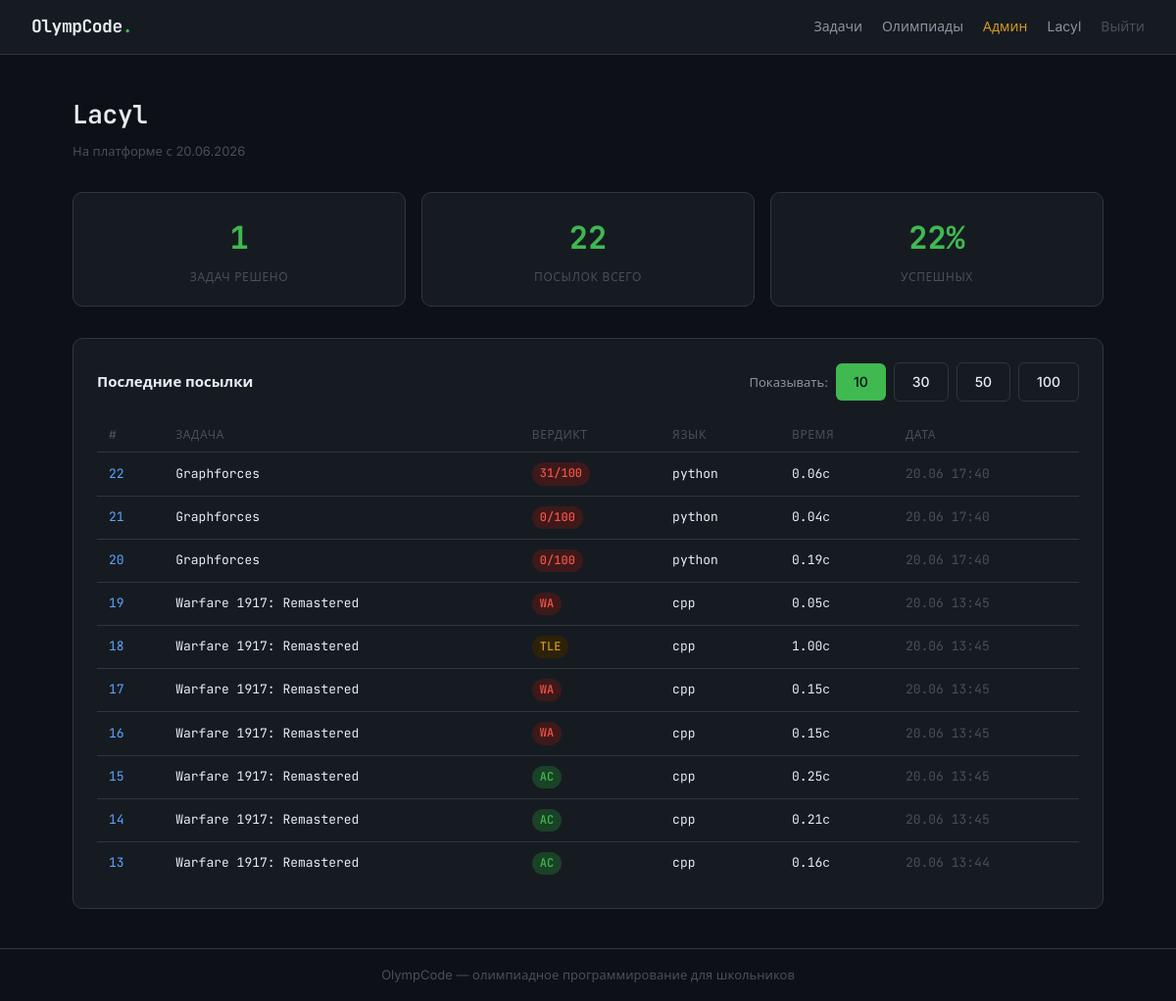
Page /profile/ (signed in) on the earlier database version.
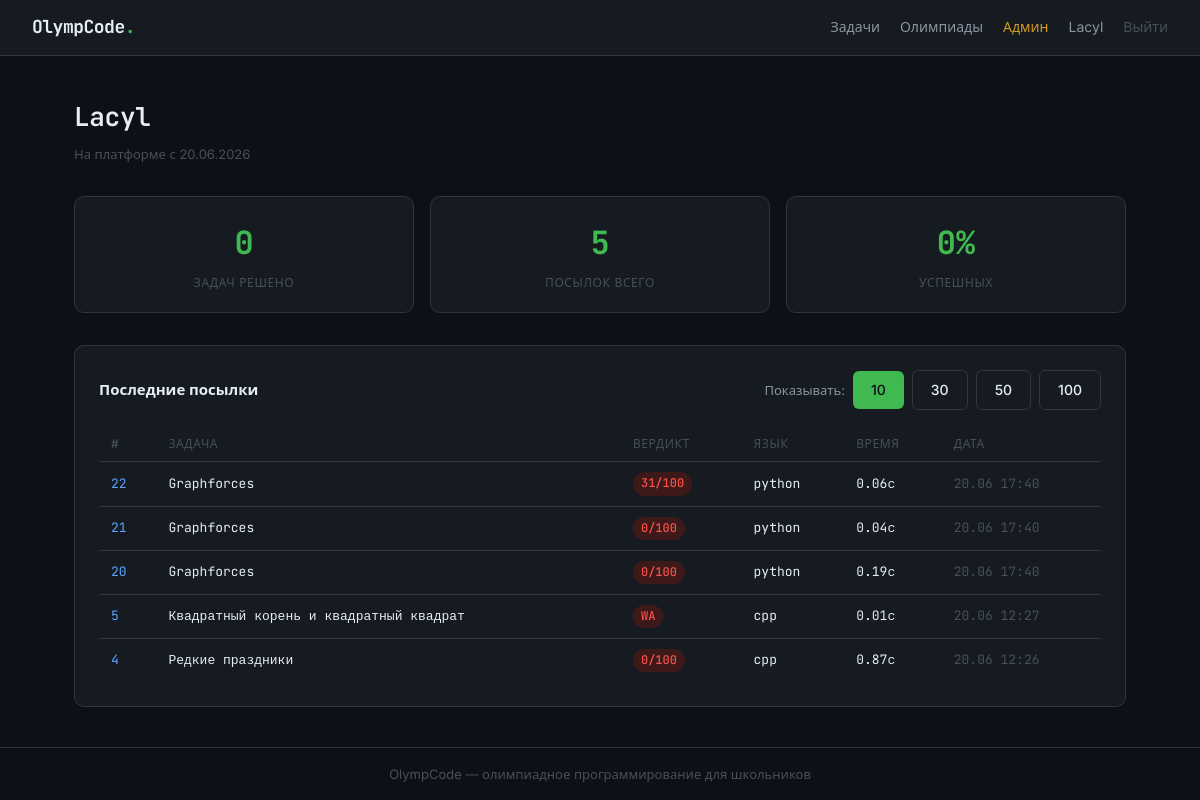
Same page on the later database version.
### models.py (models this page shows)
class Submission(Base):
    __tablename__ = "submissions"
    id:                     Mapped[int]          = mapped_column(Integer, primary_key=True)
    user_id:                Mapped[int]          = mapped_column(ForeignKey("users.id"))
    task_id:                Mapped[int]          = mapped_column(ForeignKey("tasks.id"))
    task_submission_number: Mapped[int]          = mapped_column(Integer, default=1)
    code:                   Mapped[str]          = mapped_column(Text)
    language:               Mapped[str]          = mapped_column(String(16), default="cpp")
    verdict:                Mapped[Verdict]      = mapped_column(SAEnum(Verdict), default=Verdict.PENDING)
    failed_test:            Mapped[int | None]   = mapped_column(Integer, nullable=True)
    error_output:           Mapped[str | None]   = mapped_column(Text, nullable=True)
    execution_time:         Mapped[float | None] = mapped_column(Float, nullable=True)
    score:                  Mapped[float | None] = mapped_column(Float, nullable=True)
    ai_hint:                Mapped[str | None]   = mapped_column(Text, nullable=True)
    submitted_at:           Mapped[datetime]     = mapped_column(DateTime, default=datetime.now)
    user:         Mapped["User"]             = relationship(back_populates="submissions")
    task:         Mapped["Task"]             = relationship(back_populates="submissions")
    test_results: Mapped[list["TestResult"]] = relationship(back_populates="submission")

class Task(Base):
    __tablename__ = "tasks"
    id:             Mapped[int]          = mapped_column(Integer, primary_key=True)
    topic_id:       Mapped[int | None]   = mapped_column(ForeignKey("topics.id"), nullable=True)
    order_in_topic: Mapped[int]          = mapped_column(Integer, default=1)
    title:          Mapped[str]          = mapped_column(String(256))
    statement_md:   Mapped[str | None]   = mapped_column(Text, nullable=True)
    statement_html: Mapped[str | None]   = mapped_column(Text, nullable=True)
    time_limit:     Mapped[float]        = mapped_column(Float, default=1.0)
    memory_limit:   Mapped[int]          = mapped_column(Integer, default=256)
    tests_path:     Mapped[str]          = mapped_column(String(512))
    checker_path:   Mapped[str]          = mapped_column(String(512))
    scoring_type:     Mapped[ScoringType]  = mapped_column(SAEnum(ScoringType), default=ScoringType.ICPC)
    max_score:        Mapped[float]        = mapped_column(Float, default=0.0)
    test_scores_json: Mapped[str | None]   = mapped_column(Text, nullable=True)  # JSON список баллов за каждый тест
    is_output_only:   Mapped[bool]         = mapped_column(Boolean, default=False)  # MOSH: участник сдаёт готовый файл-ответ, а не код
    is_interactive:    Mapped[bool]        = mapped_column(Boolean, default=False)  # Polygon: есть interactor, программа общается с ним в реальном времени
    interactor_path:   Mapped[str | None]  = mapped_column(String(512), nullable=True)  # путь к скомпилированному interactor (для отладки, судья пока не запускает)
    topic:         Mapped["Topic | None"]      = relationship(back_populates="tasks")
    submissions:   Mapped[list["Submission"]]  = relationship(back_populates="task")
    subtasks:      Mapped[list["Subtask"]]     = relationship(back_populates="task")
    contest_tasks: Mapped[list["ContestTask"]] = relationship(back_populates="task")

### routers/profile.py (the view)
@router.get("/")
async def profile(request: Request, limit: int = 10, db: Session = Depends(get_db)):
    user = get_current_user(request, db)
    if not user:
        return RedirectResponse("/auth/login", status_code=302)
    total_submissions = db.query(Submission).filter_by(user_id=user.id).count()
    solved_icpc = db.query(Submission.task_id).join(Task).filter(
        Submission.user_id == user.id,
        Task.scoring_type == ScoringType.ICPC,
        Submission.verdict == Verdict.AC
    ).distinct()
    solved_ioi = db.query(Submission.task_id).join(Task).filter(
        Submission.user_id == user.id,
        Task.scoring_type.in_([ScoringType.IOI_SUM, ScoringType.IOI_GROUPS]),
        Submission.score >= Task.max_score,
        Task.max_score > 0
    ).distinct()
    tasks_solved = solved_icpc.union(solved_ioi).count()
    accepted_icpc = db.query(Submission).join(Task).filter(
        Submission.user_id == user.id,
        Task.scoring_type == ScoringType.ICPC,
        Submission.verdict == Verdict.AC
    ).count()
    accepted_ioi = db.query(Submission).join(Task).filter(
        Submission.user_id == user.id,
        Task.scoring_type.in_([ScoringType.IOI_SUM, ScoringType.IOI_GROUPS]),
        Submission.score >= Task.max_score
    ).count()
    accepted_total = accepted_icpc + accepted_ioi
    stats = {
        "total":        total_submissions,
        "accepted":     accepted_total,
        "tasks_solved": tasks_solved,
    }
    submissions = (
        db.query(Submission)
        .filter_by(user_id=user.id)
        .order_by(Submission.submitted_at.desc())
        .limit(limit)
        .all()
    )
    return templates.TemplateResponse("profile/index.html", {
        "request":       request,
        "user":          user,
        "submissions":   submissions,
        "stats":         stats,
        "current_limit": limit,
    })

### templates/profile/index.html (shortened to what this page needs)
{% extends "base.html" %}
{% block content %}
<div class="page-header">
  <h1 style="font-family:var(--mono)">{{ user.username }}</h1>
  <p style="color:var(--text-3); font-size:13px">
    На платформе с {{ user.created_at.strftime('%d.%m.%Y') }}
  </p>
</div>
<div class="stats-row">
  <div class="stat-card">
    <div class="stat-card__value">{{ stats.tasks_solved }}</div>
    <div class="stat-card__label">Задач решено</div>
  </div>
  <div class="stat-card">
    <div class="stat-card__value">{{ stats.total }}</div>
    <div class="stat-card__label">Посылок всего</div>
  </div>
  <div class="stat-card">
    <div class="stat-card__value">
      {% if stats.total > 0 %}
        {{ ((stats.accepted / stats.total) * 100) | int }}%
      {% else %}
        —
      {% endif %}
    </div>
    <div class="stat-card__label">Успешных</div>
  </div>
</div>
<div class="card">
  <div style="display: flex; justify-content: space-between; align-items: center; margin-bottom: 16px; flex-wrap: wrap; gap: 10px;">
    <h2 style="font-size:15px; font-weight:600; margin: 0;">Последние посылки</h2>
    <div class="limit-selector" style="display: flex; gap: 8px; align-items: center;">
      <span style="font-size: 13px; color: var(--text-2);">Показывать:</span>
      {% for count in [10, 30, 50, 100] %}
        <a href="/profile?limit={{ count }}"
           class="btn {% if current_limit == count %}btn--primary{% else %}btn--outline{% endif %} btn--small">
           {{ count }}
        </a>
      {% endfor %}
    </div>
  </div>
  {% if submissions %}
  <table class="submissions-table">
    <thead>
      <tr>
        <th>#</th>
        <th>Задача</th>
        <th>Вердикт</th>
        <th>Язык</th>
        <th>Время</th>
        <th>Дата</th>
      </tr>
    </thead>
    <tbody>
      {% for s in submissions %}
      <tr>
        <td><a href="/submissions/{{ s.id }}" style="color:var(--blue)">{{ s.id }}</a></td>
        <td>
          <a href="/task/{{ s.task.id }}" style="color:var(--text)">{{ s.task.title }}</a>
        </td>
        <td>
          <span class="badge badge--{{ s.verdict.value.lower() }}">
            {% if s.task.scoring_type.value != 'icpc' and s.score is not none %}
              {{ s.score | format_score }}/{{ s.task.max_score | format_score }}
            {% else %}
              {{ s.verdict.value }}
            {% endif %}
          </span>
        </td>
        <td style="font-family:var(--mono)">{{ s.language }}</td>
        <td style="font-family:var(--mono)">
          {{ '%.2f'|format(s.execution_time) + 'с' if s.execution_time else '—' }}
        </td>
        <td style="color:var(--text-3)">{{ s.submitted_at.strftime('%d.%m %H:%M') }}</td>
      </tr>
      {% endfor %}
    </tbody>
  </table>
  {% else %}
  <div style="text-align:center; padding:40px; color:var(--text-2)">
    <p>Посылок пока нет</p>
    <a href="/" class="btn btn--outline" style="margin-top:16px">Перейти к задачам</a>
  </div>
  {% endif %}
</div>
{% endblock %}

Differences in the rows shown:
removed Submission: id "19", task "Warfare 1917: Remastered", verdict.value "WA", language "cpp", execution_time "0.05с", submitted_at "20.06 13:45"
removed Submission: id "18", task "Warfare 1917: Remastered", verdict.value "TLE", language "cpp", execution_time "1.00с", submitted_at "20.06 13:45"
removed Submission: id "17", task "Warfare 1917: Remastered", verdict.value "WA", language "cpp", execution_time "0.15с", submitted_at "20.06 13:45"
removed Submission: id "16", task "Warfare 1917: Remastered", verdict.value "WA", language "cpp", execution_time "0.15с", submitted_at "20.06 13:45"
removed Submission: id "15", task "Warfare 1917: Remastered", verdict.value "AC", language "cpp", execution_time "0.25с", submitted_at "20.06 13:45"
removed Submission: id "14", task "Warfare 1917: Remastered", verdict.value "AC", language "cpp", execution_time "0.21с", submitted_at "20.06 13:45"
removed Submission: id "13", task "Warfare 1917: Remastered", verdict.value "AC", language "cpp", execution_time "0.16с", submitted_at "20.06 13:44"
now on this page (row unchanged): Submission: id "5", task "Квадратный корень и квадратный квадрат", verdict.value "WA", language "cpp", execution_time "0.01с", submitted_at "20.06 12:27"
now on this page (row unchanged): Submission: id "4", task "Редкие праздники", score "0", task.max_score "100", language "cpp", execution_time "0.87с", submitted_at "20.06 12:26"
Other differences:
{{ stats.tasks_solved }}: "1" → "0"
{{ stats.total }}: "22" → "5"
{{ ((stats.accepted / stats.total) * 100) | int }}: "22" → "0"
